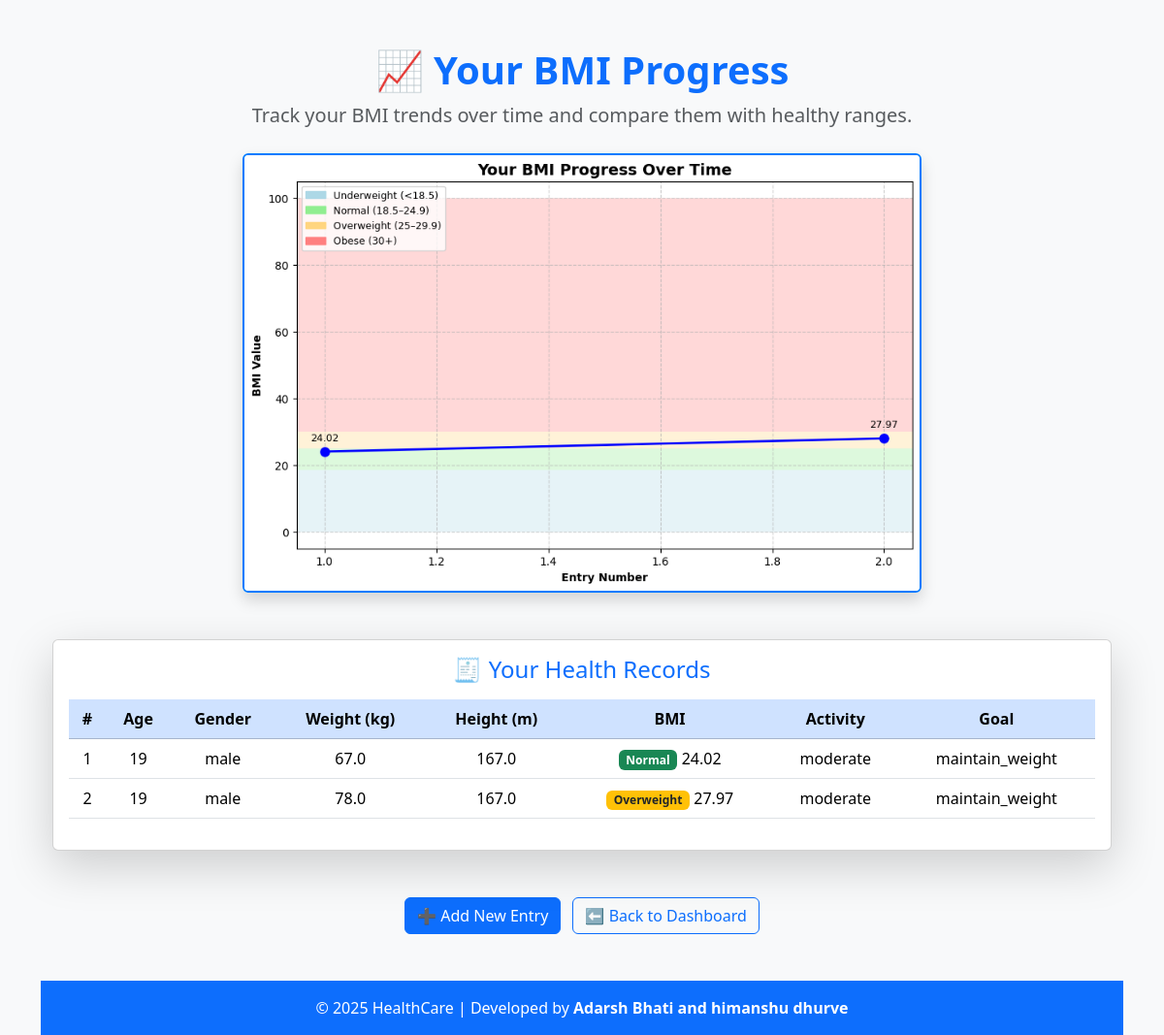
Page /progress (signed in) on the committed database.
### app.py (models this page shows)
class HealthInfo(db.Model):
    id = db.Column(db.Integer, primary_key=True)
    user_id = db.Column(db.Integer, db.ForeignKey('user.id'), nullable=False)
    age = db.Column(db.Integer, nullable=False)
    gender = db.Column(db.String(10), nullable=False)
    weight = db.Column(db.Float, nullable=False)
    height = db.Column(db.Float, nullable=False)
    activity_level = db.Column(db.String(50), nullable=False)
    goal = db.Column(db.String(50), nullable=False)

### app.py (the view)
@app.route('/progress')
@login_required
def progress():
    user_id = session.get('user_id')
    user_data = HealthInfo.query.filter_by(user_id=user_id).all()
    if not user_data:
        flash("No progress data found! Please fill the health form first.")
        return redirect(url_for('personhealth'))
    os.makedirs("static", exist_ok=True)
    weights = [info.weight for info in user_data]
    heights = [info.height for info in user_data]
    bmis = [round(w / (h ** 2), 2) for w, h in zip(weights, heights)]
    entries = list(range(1, len(bmis) + 1))
    import matplotlib.patches as mpatches
    plt.figure(figsize=(10, 6))
    plt.title("Your BMI Progress Over Time", fontsize=14, fontweight='bold')
    plt.xlabel("Entry Number", fontweight='bold')
    plt.ylabel("BMI Value", fontweight='bold')
    plt.axhspan(0, 18.4, facecolor='#ADD8E6', alpha=0.3, label='Underweight (<18.5)')
    plt.axhspan(18.5, 24.9, facecolor='#90EE90', alpha=0.3, label='Normal (18.5–24.9)')
    plt.axhspan(25, 29.9, facecolor='#FFD580', alpha=0.3, label='Overweight (25–29.9)')
    plt.axhspan(30, 100, facecolor='#FF7F7F', alpha=0.3, label='Obese (30+)')
    plt.plot(entries, bmis, marker='o', color='blue', linewidth=2, label="Your BMI", markersize=8)
    plt.grid(True, linestyle="--", alpha=0.6)
    for i, (x, y) in enumerate(zip(entries, bmis)):
        plt.annotate(f'{y}', (x, y), textcoords="offset points", xytext=(0,10), ha='center', fontsize=9)
    handles = [
        mpatches.Patch(color='#ADD8E6', label='Underweight (<18.5)'),
        mpatches.Patch(color='#90EE90', label='Normal (18.5–24.9)'),
        mpatches.Patch(color='#FFD580', label='Overweight (25–29.9)'),
        mpatches.Patch(color='#FF7F7F', label='Obese (30+)'),
    ]
    plt.legend(handles=handles, loc="upper left", fontsize=9)
    img_path = os.path.join("static", f"progress_{user_id}.png")
    plt.savefig(img_path, bbox_inches='tight', dpi=100)
    plt.close()
    progress_data = [
        {
            "entry": i+1,
            "age": info.age,
            "gender": info.gender,
            "weight": info.weight,
            "height": info.height * 100,  # Convert back to cm for display
            "bmi": round(info.weight / (info.height ** 2), 2),
            "activity": info.activity_level,
            "goal": info.goal
        }
        for i, info in enumerate(user_data)
    ]
    return render_template("progress.html", img_path=img_path, progress_data=progress_data)

### app.py (called while the page is built)
def login_required(func):
    @wraps(func)
    def wrapper(*args, **kwargs):
        if 'user_id' not in session:
            flash("Please login to continue!")
            return redirect(url_for('login'))
        return func(*args, **kwargs)
    return wrapper

### templates/progress.html (shortened to what this page needs)
{% extends 'base.html' %}
{% block content %}
<div class="container mt-5">
  <div class="text-center mb-4">
    <h1 class="fw-bold text-primary">📈 Your BMI Progress</h1>
    <p class="lead text-muted">Track your BMI trends over time and compare them with healthy ranges.</p>
  </div>
  <div class="text-center mb-5">
    <img src="/{{ img_path }}" alt="BMI Progress Graph"
         class="img-fluid rounded shadow" style="max-width: 700px; border: 2px solid #007bff;">
  </div>
  <div class="card shadow-lg mb-5">
    <div class="card-body">
      <h4 class="text-center text-primary mb-3">🧾 Your Health Records</h4>
      <div class="table-responsive">
        <table class="table table-hover text-center align-middle">
          <thead class="table-primary">
            <tr>
              <th>#</th>
              <th>Age</th>
              <th>Gender</th>
              <th>Weight (kg)</th>
              <th>Height (m)</th>
              <th>BMI</th>
              <th>Activity</th>
              <th>Goal</th>
            </tr>
          </thead>
          <tbody>
            {% for record in progress_data %}
            <tr>
              <td>{{ loop.index }}</td>
              <td>{{ record.age }}</td>
              <td>{{ record.gender }}</td>
              <td>{{ record.weight }}</td>
              <td>{{ record.height }}</td>
              <td>
                {% if record.bmi < 18.5 %}
                  <span class="badge bg-info text-dark">Underweight</span> {{ record.bmi }}
                {% elif record.bmi < 25 %}
                  <span class="badge bg-success">Normal</span> {{ record.bmi }}
                {% elif record.bmi < 30 %}
                  <span class="badge bg-warning text-dark">Overweight</span> {{ record.bmi }}
                {% else %}
                  <span class="badge bg-danger">Obese</span> {{ record.bmi }}
                {% endif %}
              </td>
              <td>{{ record.activity }}</td>
              <td>{{ record.goal }}</td>
            </tr>
            {% endfor %}
          </tbody>
        </table>
      </div>
    </div>
  </div>
  <div class="text-center">
    <a href="{{ url_for('personhealth') }}" class="btn btn-primary me-2">➕ Add New Entry</a>
    <a href="{{ url_for('dashboard') }}" class="btn btn-outline-primary">⬅ Back to Dashboard</a>
  </div>
</div>
<footer class="bg-primary text-white text-center py-3 mt-5">
  <p class="mb-0">&copy; 2025 HealthCare | Developed by <b>Adarsh Bhati and himanshu dhurve</b></p>
</footer>
{% endblock %}

### templates/base.html (shortened to what this page needs)
<!DOCTYPE html>
<html lang="en">
<head>
    <link href="https://cdn.jsdelivr.net/npm/bootstrap@5.3.2/dist/css/bootstrap.min.css" rel="stylesheet">
</head>
<body class="bg-light">
    <div class="container">
        {% block content %}{% endblock %}
    </div>
</body>
</html>

### rows in the picture
HealthInfo: age "19", gender "male", weight "67.0", height "167.0", bmi "24.02", activity "moderate", goal "maintain_weight"
HealthInfo: age "19", gender "male", weight "78.0", height "167.0", bmi "27.97", activity "moderate", goal "maintain_weight"
